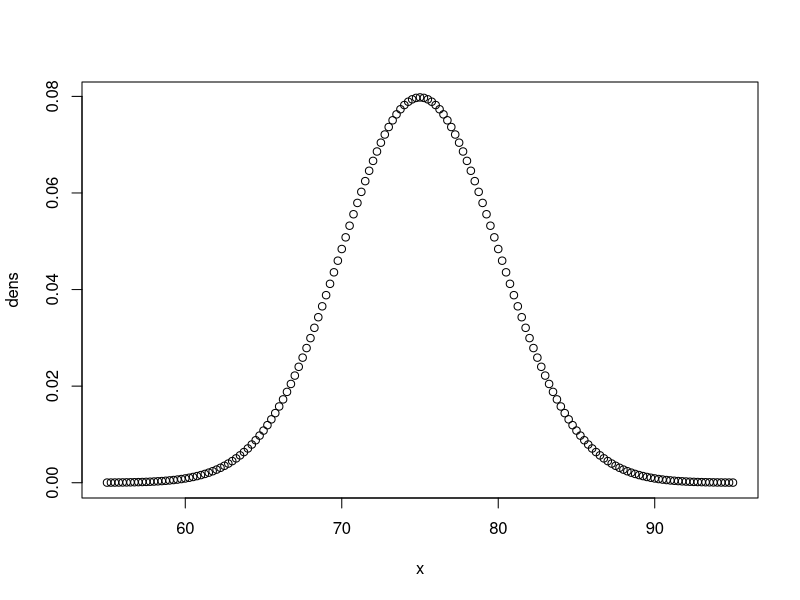
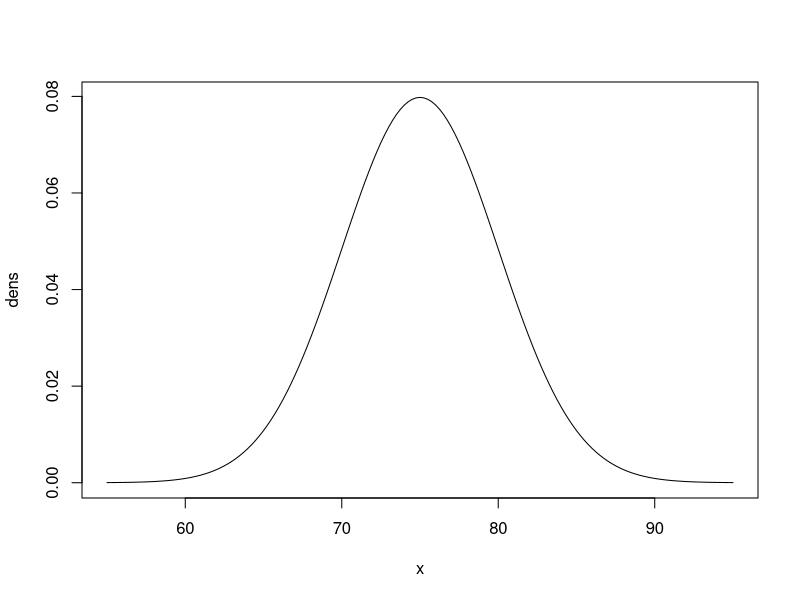
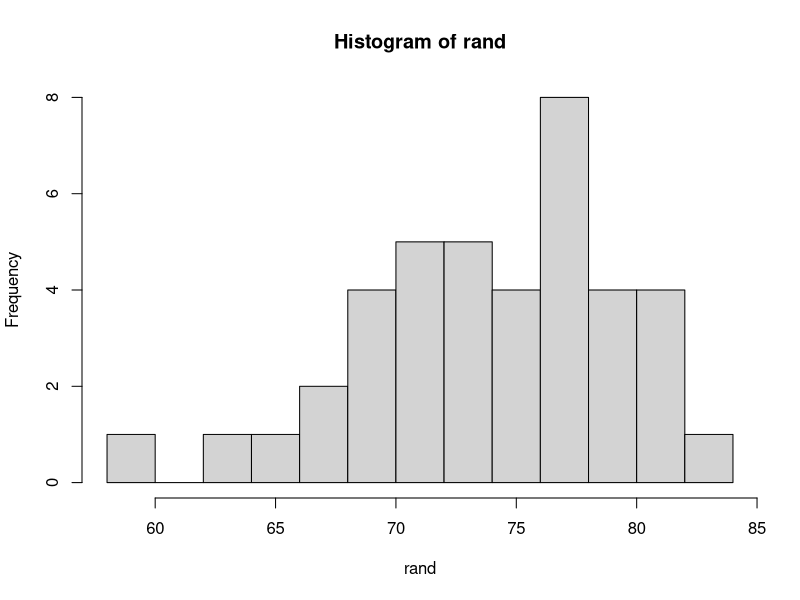

Write R code to recreate these figures, in order. (Note: this script raises an error after producing the figures.)
##### DISTRIBUTIONS OVERVIEW #####################
require(ggplot2)
##### NORMAL DISTRIBUTION
pnorm(q=70, mean=75, sd=5)               #prob x<=70 with mean and sd as set
# 0.159
pnorm(q=85, mean=75, sd=5, lower.tail=F) #prob x>=85 with mean and sd as set
# 0.023

pnorm(q=1, mean=0, sd=1, lower.tail=F)   #prob z-score>=1
# 0.159
qnorm(p=0.25, mean=75, sd=5)             #find 1st quartile for z
# 71.62755

x <- seq(from=55,to=95,0.25)             #create vector
dens <- dnorm(x,mean=75,sd=5)            #plot,assuming a normal distribution with mean and sd as set
plot(x,dens)
plot(x,dens,type='l')

rand <- rnorm(n=40, mean=75, sd=5)       #select random samples from a normal distribution
hist(rand,breaks=10)

##### POISSON DISTRIBUTION
dpois(x=4, lambda=7)                     #prob X=4 occurences with LAMBDA as set
# 0.091
dpois(x=4, lambda=1.5)                   #prob X=4 occurences with LAMBDA as set
# 0.047
dpois(x=0:3, lambda=0.5)                 #prob x in 0,1,2,3 with LAMBDA as set
# 0.607 0.303 0.076 0.013

##### PLOT RFM DISTRIBUTION ##########################
library(sm)
### R RECENCY - Hist Plot & Filled Density Plot
# Filled Density Plot
hist(rec$recency, breaks=100, col="red", xlim=c(0,800))
d2 <- density(rec$recency)
#d <- density(rec$LTV)

N <- 800
d <- density(rnbinom(N, 7, .03))
plot(d)
plot(d2, main="DISTRIBUTION OF R OVER TIME (Days since last visit)", ylim=c(0,0.005))
polygon(d2, col="red", border="blue")
lines(d)
polygon(d, col=rgb(0, 1, 0, 0.5), border="blue")

sd(recency$recency)
###################
### F FREQUENCY - Hist Plot & Filled Density Plot
dd <- freqwithcounts
hist(dd$times, breaks=200, col="red", xlim=c(0,50))
dd <- freqwithcounts[freqwithcounts$times!=1,]       # NO one-timers
hist(dd$times, breaks=200, col="red", xlim=c(0,20))

m <- mean(dd$times)
std <- sd(dd$times)

d <- density(log(dd$times))
plot(d, main="Kernel Density of VISITS IN RESTAURANT")
polygon(d, col="red", border="blue")
#with ggplot2 and log y
ggplot(dd) + 
  geom_histogram(aes(x=times), bins=100, fill="red", color="black") + 
  xlim(0,100) + 
  xlab("Times at the restaurant") +
  ylab("Nr.of Customers (LOG)") +
  ggtitle("DISTRIBUTION OF F") +
  scale_y_log10()
summary(dd$times)

### Cumulative frequency
# plot asap
obj <- as.data.frame(table(freqwithcounts$times))
plot(obj$Var1,obj$Freq,type='l')
# plot hist
obj$Var1 <- as.integer(obj$Var1)
obj$Freq <- as.numeric(obj$Freq) 
hist(obj$Var1, breaks=68, col="red")
# plot density
d <- dpois(x=0:100, lambda=0.5)
plot(d,type='l',color="blue")
# plot 
cumul <- cumsum(obj$Freq)
cumperc <- cumul/nrow(freqwithcounts)
obj <- cbind(obj,cumperc)
ggplot(obj) + geom_line(aes(x=Var1, y=cumperc)) + xlim(0,10)

# Shapiro-Wilk test of normality (p<0.05 = reject normality) 
shapiro.test(obj$Freq)

##################
### M MONETARY 
lowrec <- rec[rec$LTV<500,]
highrec <- rec[rec$LTV>=500,]
hist(lowrec$LTV, breaks=20, col="red", xlim=c(0,500))
hist(highrec$LTV, breaks=38, col="red", xlim=c(0,10000))

hist(rec$LTV, breaks=5, col="red")
hist(rec$LTV, breaks=5000, col="red", xlim=c(0,1000))
summary(v3$LTV)
# Filled Density Plot
d <- density(payments$total)
d <- density 
# dd <- orders[(orders$seats>0),]
#d <- density(dd)
plot(d, main="Kernel Density of SPENT OF CUSTOMER", xlim=c(0,600))
polygon(d, col="red", border="blue")

# Positive Skewed (left) Distribution
N <- 10000
x <- (rnbinom(N, 10, .7))
hist(x, 
     xlim=c(min(x),max(x)), probability=T, nclass=max(x)-min(x)+1, 
     col='lightblue', xlab=' ', ylab=' ', 
     main='Positive Skewed')
lines(density(x,bw=1), col='red', lwd=3)

#with ggplot2
ggplot(rec) + 
  geom_histogram(aes(x=LTV), bins=100, fill="red", color="black") + 
  xlim(0,1000) + 
  xlab("LTV (LifeTimeValue) $$$") +
  ylab("Nr.of Customers") +
  ggtitle("DISTRIBUTION OF M")
summary(rec$LTV)





# F FREQUENCY - Hist Plot & Filled Density Plot
dd <- freqwithcounts
hist(dd$times, breaks=440, col="red", xlim=c(0,20))
dd <- freqwithcounts[freqwithcounts$times!=1,]       # NO one-timers
hist(dd$times, breaks=440, col="red", xlim=c(0,20))
d <- density(log(dd$times))
plot(d, main="Kernel Density of VISITS IN RESTAURANT")
polygon(d, col="red", border="blue")

qpois(freqwithcounts$times,lambda=1)
d <- ppois(x=freqwithcounts$times, lambda=1)
plot(d)


# M MONETARY 
# Filled Density Plot
d <- density(payments$total)
# dd <- orders[(orders$seats>0),]
#d <- density(dd)
plot(d, main="Kernel Density of SPENT OF CUSTOMER", xlim=c(0,600))
polygon(d, col="red", border="blue")

# Positive Skewed (left) Distribution
N <- 10000
x <- (rnbinom(N, 10, .7))
hist(x, 
     xlim=c(min(x),max(x)), probability=T, nclass=max(x)-min(x)+1, 
     col='lightblue', xlab=' ', ylab=' ', 
     main='Positive Skewed')
lines(density(x,bw=1), col='red', lwd=3)

# Filled Density Plot
hist(recency$recency, breaks=20, col="red", xlim=c(0,720))
d <- density(recency$recency)
plot(d, main="Kernel Density of DAYS SINCE LAST VISIT")
polygon(d, col="red", border="blue")
sd(recency$recency)


# Filled Density Plot
d <- density(payments$total)
# dd <- orders[(orders$seats>0),]
#d <- density(dd)
plot(d, main="Kernel Density of SPENT OF CUSTOMER", xlim=c(0,600))
polygon(d, col="red", border="blue")

######## HISTOGRAM AND DENSITY PLOTS
# Colored Histogram with Different Number of Bins
#hist(payments$total, breaks=100, col="red")
hist(freqwithcounts$times, breaks=200, col="red", xlim=c(0,10))

# Add a Normal Curve (Thanks to Peter Dalgaard)
x <- freqwithcounts$times 
#x <- mtcars$mpg
h<-hist(x, breaks=200, col="red", xlab="Times in Restaurant", 
        main="Histogram with Normal Curve"
        , xlim=c(0,10)
) 
xfit<-seq(min(x),max(x),length=40) 
yfit<-dnorm(xfit,mean=mean(x),sd=sd(x)) 
yfit <- yfit*diff(h$mids[1:2])*length(x) 
lines(xfit, yfit, col="blue", lwd=2)

# Filled Density Plot
#d <- density(mtcars$mpg)
d <- density(freqwithcounts$times)
plot(d, main="Kernel Density of Miles Per Gallon")
polygon(d, col="red", border="blue")

##### Compare MPG distributions for cars with 
# 4,6, or 8 cylinders
library(sm)
attach(mtcars)

# create value labels 
cyl.f <- factor(cyl, levels= c(4,6,8),
                labels = c("4 cylinder", "6 cylinder", "8 cylinder")) 

# plot densities 
sm.density.compare(mpg, cyl, xlab="Miles Per Gallon")
title(main="MPG Distribution by Car Cylinders")

# add legend via mouse click
colfill<-c(2:(2+length(levels(cyl.f)))) 
legend(locator(1), levels(cyl.f), fill=colfill)

##### Compare times distributions for customers with M 1 to 5
library(sm)

# create value labels 
#cyl.f <- factor(cyl, levels= c(4,6,8),
#                labels = c("4 cylinder", "6 cylinder", "8 cylinder")) 

# plot densities 
sm.density.compare(freq$times, RFM$M, xlab="Times at Restaurant")
title(main="Times Distribution by M")

# add legend via mouse click
colfill<-c(2:(2+length(levels(cyl.f)))) 
legend(locator(1), levels(cyl.f), fill=colfill)


################################################
V <- rpois(43678, 0.5)
hist(V,breaks = 220,xlim=c(0:220))
dpois(c(0:2),0.5)
#barplot(table(V))
p <- qpois(c(0.2,0.2,0.2,0.2,0.2),lambda=0.5,lower.tail=TRUE)
plot(p)
##############
lambda <- 0.5
tMax <- 100

## find the number 'n' of exponential r.vs required by imposing that
## Pr{N(t) <= n} <= 1 - eps for a small 'eps'
n <- qpois(1 - 1e-8, lambda = lambda * tMax)

## simulate exponential interarrivals the
X <- rexp(n = n, rate = lambda)
S <- c(0, cumsum(X))
plot(x = S, y = 0:n, type = "s", xlim = c(0, tMax)) 

## several paths?
nSamp <- 50
## simulate exponential interarrivals
X <- matrix(rexp(n * nSamp, rate = lambda), ncol = nSamp,
            dimnames = list(paste("S", 1:n, sep = ""), paste("samp", 1:nSamp)))
## compute arrivals, and add a fictive arrival 'T0' for t = 0
S <- apply(X, 2, cumsum)
S <- rbind("T0" = rep(0, nSamp), S)
head(S)
## plot using steps
matplot(x = S, y = 0:n, type = "s", col = "darkgray",
        xlim = c(0, tMax),
        main = "Homogeneous Poisson Process paths", xlab = "t", ylab = "N(t)")
